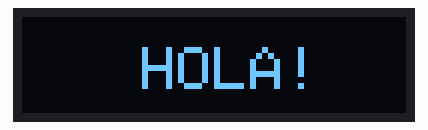
Recording of a sketch running on a simulated Arduino Uno, built with avr-gcc and run on an emulated ATmega328P. Parts: 128×32 one-colour display.

Above: at 0.1 s.
At 1.11 s:
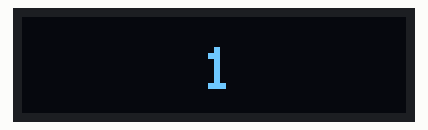
At 1.68 s:
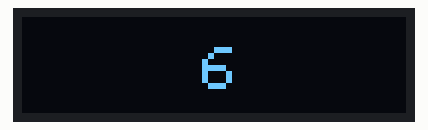
At 3.38 s:
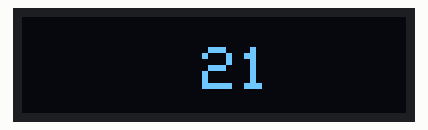
At 5.08 s:
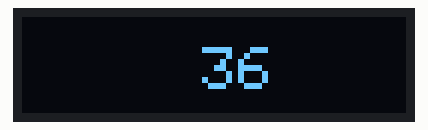
At 6.7 s:
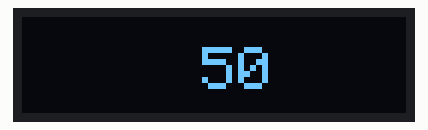

Measured:
- by itself, everything shown: repeats every 7.7 s, in 51 steps
- what the display in image 5 shows lasts 1.1 s, from 6.6 s to 7.7 s

The sketch:

pantalla_oled.ino
```cpp
/*
  Actividad N° 9 - Pantalla OLED

  Imprime textos/parametros de cualquier tipo, a traves de la
  pantalla OLED que incorpora la Placa Educativa.

  Nota:
  - Se debe descargar la libreria Adafruit_GFX y Adafruit_SSD1306 en caso de
    no tenerlas, puede descargarse desde el gestor de librerias de Arduino o
    externamente.
  - No se requiere ningun tipo de componente extra para esta actividad.
  - Es necesario tener la Placa Educativa conectada a su computadora,
    y haber seleccionado la placa correspondiente en herramientas.

  Año 2022
  por FANIOT
  http://www.faniot.com.ar

*/

#define ANCHO_OLED 128  // Definimos el tamaño en Ancho de nuestro OLED
#define ALTO_OLED 32    // Definimos el tamaño en Alto de nuestro OLED

#include <Wire.h>              // Incluimos la libreria Wire
#include <Adafruit_GFX.h>      // Incluimos la libreria Adafruit_GFX
#include <Adafruit_SSD1306.h>  // Incluimos la libreria Adafruit_SSD1306


//Iniciamos el objeto para el OLED, con el tamaño y la conexion por I2C.
Adafruit_SSD1306 display(ANCHO_OLED, ALTO_OLED, &Wire, -1);


// La funcion "setup" se ejecuta una vez al resetear o encender la placa.
void setup() {

  //Inicializamos la comunicacion serial a 115200 bits por segundo:
  Serial.begin(115200);

  display.begin(SSD1306_SWITCHCAPVCC, 0x3C); // Iniciamos la comunicacion con el OLED
  display.clearDisplay();                    // Limpiamos la pantalla
  display.setTextSize(2);                    // Configuramos el tamaño del texto que se va a mostrar
  display.setTextColor(WHITE);               // Configuramos el color del texto, en este caso es WHITE (Blanco)
}


// La funcion "loop" se ejecuta una y otra vez constantemente.
void loop() {

   display.clearDisplay();       // Limpiamos la pantalla del OLED
   display.setCursor(40, 10);    // Configuramos la ubicacion en pantalla de nuestro texto (X;Y)
   display.println("HOLA!");     // Imprimimos en la pantalla "HOLA!"
   display.display();            // Enviamos la actualizacion

     delay(1000);                // Esperamos 1 segundo


 for (int i = 1; i <= 50; i++){  // Realizamos un conteo del 1 al 50
    display.clearDisplay();      // y lo mostramos en el OLED.
    display.setCursor(60, 10);
    display.println(i);
    display.display();
    delay(100);
  }

     delay(1000);                //Esperamos 1 segundo
}
```
